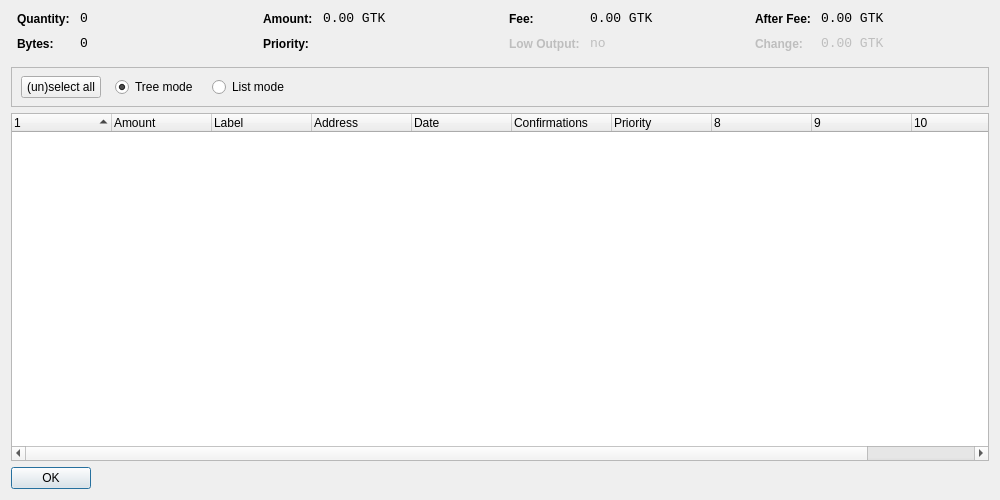
<?xml version="1.0" encoding="UTF-8"?>
<ui version="4.0">
 <class>CoinControlDialog</class>
 <widget class="QDialog" name="CoinControlDialog">
  <property name="geometry">
   <rect>
    <x>0</x>
    <y>0</y>
    <width>1000</width>
    <height>500</height>
   </rect>
  </property>
  <property name="windowTitle">
   <string>Coin Control</string>
  </property>
  <layout class="QVBoxLayout" name="verticalLayout">
   <item>
    <layout class="QHBoxLayout" name="horizontalLayoutTop" stretch="0,0,0,0">
     <property name="topMargin">
      <number>0</number>
     </property>
     <property name="bottomMargin">
      <number>10</number>
     </property>
     <item>
      <layout class="QFormLayout" name="formLayoutCoinControl1">
       <property name="horizontalSpacing">
        <number>10</number>
       </property>
       <property name="verticalSpacing">
        <number>10</number>
       </property>
       <property name="leftMargin">
        <number>6</number>
       </property>
       <property name="rightMargin">
        <number>6</number>
       </property>
       <item row="0" column="0">
        <widget class="QLabel" name="labelCoinControlQuantityText">
         <property name="styleSheet">
          <string notr="true">font-weight:bold;</string>
         </property>
         <property name="text">
          <string>Quantity:</string>
         </property>
        </widget>
       </item>
       <item row="0" column="1">
        <widget class="QLabel" name="labelCoinControlQuantity">
         <property name="font">
          <font>
           <family>Monospace</family>
           <pointsize>10</pointsize>
          </font>
         </property>
         <property name="cursor">
          <cursorShape>IBeamCursor</cursorShape>
         </property>
         <property name="contextMenuPolicy">
          <enum>Qt::ActionsContextMenu</enum>
         </property>
         <property name="text">
          <string notr="true">0</string>
         </property>
         <property name="textInteractionFlags">
          <set>Qt::LinksAccessibleByMouse|Qt::TextSelectableByKeyboard|Qt::TextSelectableByMouse</set>
         </property>
        </widget>
       </item>
       <item row="1" column="0">
        <widget class="QLabel" name="labelCoinControlBytesText">
         <property name="styleSheet">
          <string notr="true">font-weight:bold;</string>
         </property>
         <property name="text">
          <string>Bytes:</string>
         </property>
        </widget>
       </item>
       <item row="1" column="1">
        <widget class="QLabel" name="labelCoinControlBytes">
         <property name="font">
          <font>
           <family>Monospace</family>
           <pointsize>10</pointsize>
          </font>
         </property>
         <property name="cursor">
          <cursorShape>IBeamCursor</cursorShape>
         </property>
         <property name="contextMenuPolicy">
          <enum>Qt::ActionsContextMenu</enum>
         </property>
         <property name="text">
          <string notr="true">0</string>
         </property>
         <property name="textInteractionFlags">
          <set>Qt::LinksAccessibleByMouse|Qt::TextSelectableByKeyboard|Qt::TextSelectableByMouse</set>
         </property>
        </widget>
       </item>
      </layout>
     </item>
     <item>
      <layout class="QFormLayout" name="formLayoutCoinControl2">
       <property name="horizontalSpacing">
        <number>10</number>
       </property>
       <property name="verticalSpacing">
        <number>10</number>
       </property>
       <property name="leftMargin">
        <number>6</number>
       </property>
       <property name="rightMargin">
        <number>6</number>
       </property>
       <item row="0" column="0">
        <widget class="QLabel" name="labelCoinControlAmountText">
         <property name="styleSheet">
          <string notr="true">font-weight:bold;</string>
         </property>
         <property name="text">
          <string>Amount:</string>
         </property>
        </widget>
       </item>
       <item row="0" column="1">
        <widget class="QLabel" name="labelCoinControlAmount">
         <property name="font">
          <font>
           <family>Monospace</family>
           <pointsize>10</pointsize>
          </font>
         </property>
         <property name="cursor">
          <cursorShape>IBeamCursor</cursorShape>
         </property>
         <property name="contextMenuPolicy">
          <enum>Qt::ActionsContextMenu</enum>
         </property>
         <property name="text">
          <string notr="true">0.00 GTK</string>
         </property>
         <property name="textInteractionFlags">
          <set>Qt::LinksAccessibleByMouse|Qt::TextSelectableByKeyboard|Qt::TextSelectableByMouse</set>
         </property>
        </widget>
       </item>
       <item row="1" column="0">
        <widget class="QLabel" name="labelCoinControlPriorityText">
         <property name="styleSheet">
          <string notr="true">font-weight:bold;</string>
         </property>
         <property name="text">
          <string>Priority:</string>
         </property>
        </widget>
       </item>
       <item row="1" column="1">
        <widget class="QLabel" name="labelCoinControlPriority">
         <property name="font">
          <font>
           <family>Monospace</family>
           <pointsize>10</pointsize>
          </font>
         </property>
         <property name="cursor">
          <cursorShape>IBeamCursor</cursorShape>
         </property>
         <property name="contextMenuPolicy">
          <enum>Qt::ActionsContextMenu</enum>
         </property>
         <property name="text">
          <string/>
         </property>
         <property name="textInteractionFlags">
          <set>Qt::LinksAccessibleByMouse|Qt::TextSelectableByKeyboard|Qt::TextSelectableByMouse</set>
         </property>
        </widget>
       </item>
      </layout>
     </item>
     <item>
      <layout class="QFormLayout" name="formLayoutCoinControl3">
       <property name="horizontalSpacing">
        <number>10</number>
       </property>
       <property name="verticalSpacing">
        <number>10</number>
       </property>
       <property name="leftMargin">
        <number>6</number>
       </property>
       <property name="rightMargin">
        <number>6</number>
       </property>
       <item row="0" column="0">
        <widget class="QLabel" name="labelCoinControlFeeText">
         <property name="styleSheet">
          <string notr="true">font-weight:bold;</string>
         </property>
         <property name="text">
          <string>Fee:</string>
         </property>
        </widget>
       </item>
       <item row="0" column="1">
        <widget class="QLabel" name="labelCoinControlFee">
         <property name="font">
          <font>
           <family>Monospace</family>
           <pointsize>10</pointsize>
          </font>
         </property>
         <property name="cursor">
          <cursorShape>IBeamCursor</cursorShape>
         </property>
         <property name="contextMenuPolicy">
          <enum>Qt::ActionsContextMenu</enum>
         </property>
         <property name="text">
          <string notr="true">0.00 GTK</string>
         </property>
         <property name="textInteractionFlags">
          <set>Qt::LinksAccessibleByMouse|Qt::TextSelectableByKeyboard|Qt::TextSelectableByMouse</set>
         </property>
        </widget>
       </item>
       <item row="1" column="0">
        <widget class="QLabel" name="labelCoinControlLowOutputText">
         <property name="enabled">
          <bool>false</bool>
         </property>
         <property name="styleSheet">
          <string notr="true">font-weight:bold;</string>
         </property>
         <property name="text">
          <string>Low Output:</string>
         </property>
        </widget>
       </item>
       <item row="1" column="1">
        <widget class="QLabel" name="labelCoinControlLowOutput">
         <property name="enabled">
          <bool>false</bool>
         </property>
         <property name="font">
          <font>
           <family>Monospace</family>
           <pointsize>10</pointsize>
          </font>
         </property>
         <property name="cursor">
          <cursorShape>IBeamCursor</cursorShape>
         </property>
         <property name="contextMenuPolicy">
          <enum>Qt::ActionsContextMenu</enum>
         </property>
         <property name="text">
          <string notr="true">no</string>
         </property>
         <property name="textInteractionFlags">
          <set>Qt::LinksAccessibleByMouse|Qt::TextSelectableByKeyboard|Qt::TextSelectableByMouse</set>
         </property>
        </widget>
       </item>
      </layout>
     </item>
     <item>
      <layout class="QFormLayout" name="formLayoutCoinControl4">
       <property name="horizontalSpacing">
        <number>10</number>
       </property>
       <property name="verticalSpacing">
        <number>10</number>
       </property>
       <property name="leftMargin">
        <number>6</number>
       </property>
       <property name="rightMargin">
        <number>6</number>
       </property>
       <item row="0" column="0">
        <widget class="QLabel" name="labelCoinControlAfterFeeText">
         <property name="styleSheet">
          <string notr="true">font-weight:bold;</string>
         </property>
         <property name="text">
          <string>After Fee:</string>
         </property>
        </widget>
       </item>
       <item row="0" column="1">
        <widget class="QLabel" name="labelCoinControlAfterFee">
         <property name="font">
          <font>
           <family>Monospace</family>
           <pointsize>10</pointsize>
          </font>
         </property>
         <property name="cursor">
          <cursorShape>IBeamCursor</cursorShape>
         </property>
         <property name="contextMenuPolicy">
          <enum>Qt::ActionsContextMenu</enum>
         </property>
         <property name="text">
          <string notr="true">0.00 GTK</string>
         </property>
         <property name="textInteractionFlags">
          <set>Qt::LinksAccessibleByMouse|Qt::TextSelectableByKeyboard|Qt::TextSelectableByMouse</set>
         </property>
        </widget>
       </item>
       <item row="1" column="0">
        <widget class="QLabel" name="labelCoinControlChangeText">
         <property name="enabled">
          <bool>false</bool>
         </property>
         <property name="styleSheet">
          <string notr="true">font-weight:bold;</string>
         </property>
         <property name="text">
          <string>Change:</string>
         </property>
        </widget>
       </item>
       <item row="1" column="1">
        <widget class="QLabel" name="labelCoinControlChange">
         <property name="enabled">
          <bool>false</bool>
         </property>
         <property name="font">
          <font>
           <family>Monospace</family>
           <pointsize>10</pointsize>
          </font>
         </property>
         <property name="cursor">
          <cursorShape>IBeamCursor</cursorShape>
         </property>
         <property name="contextMenuPolicy">
          <enum>Qt::ActionsContextMenu</enum>
         </property>
         <property name="text">
          <string notr="true">0.00 GTK</string>
         </property>
         <property name="textInteractionFlags">
          <set>Qt::LinksAccessibleByMouse|Qt::TextSelectableByKeyboard|Qt::TextSelectableByMouse</set>
         </property>
        </widget>
       </item>
      </layout>
     </item>
    </layout>
   </item>
   <item>
    <widget class="QFrame" name="frame">
     <property name="minimumSize">
      <size>
       <width>0</width>
       <height>40</height>
      </size>
     </property>
     <property name="frameShape">
      <enum>QFrame::StyledPanel</enum>
     </property>
     <property name="frameShadow">
      <enum>QFrame::Sunken</enum>
     </property>
     <widget class="QWidget" name="horizontalLayoutWidget">
      <property name="geometry">
       <rect>
        <x>10</x>
        <y>0</y>
        <width>781</width>
        <height>41</height>
       </rect>
      </property>
      <layout class="QHBoxLayout" name="horizontalLayoutPanel" stretch="0,0,0,0,0">
       <property name="spacing">
        <number>14</number>
       </property>
       <item>
        <widget class="QPushButton" name="pushButtonSelectAll">
         <property name="sizePolicy">
          <sizepolicy hsizetype="Maximum" vsizetype="Fixed">
           <horstretch>0</horstretch>
           <verstretch>0</verstretch>
          </sizepolicy>
         </property>
         <property name="text">
          <string>(un)select all</string>
         </property>
        </widget>
       </item>
       <item>
        <widget class="QRadioButton" name="radioTreeMode">
         <property name="sizePolicy">
          <sizepolicy hsizetype="Maximum" vsizetype="Fixed">
           <horstretch>0</horstretch>
           <verstretch>0</verstretch>
          </sizepolicy>
         </property>
         <property name="text">
          <string>Tree mode</string>
         </property>
         <property name="checked">
          <bool>true</bool>
         </property>
        </widget>
       </item>
       <item>
        <widget class="QRadioButton" name="radioListMode">
         <property name="sizePolicy">
          <sizepolicy hsizetype="Maximum" vsizetype="Fixed">
           <horstretch>0</horstretch>
           <verstretch>0</verstretch>
          </sizepolicy>
         </property>
         <property name="text">
          <string>List mode</string>
         </property>
        </widget>
       </item>
       <item>
        <spacer name="horizontalSpacer">
         <property name="orientation">
          <enum>Qt::Horizontal</enum>
         </property>
         <property name="sizeHint" stdset="0">
          <size>
           <width>40</width>
           <height>20</height>
          </size>
         </property>
        </spacer>
       </item>
      </layout>
     </widget>
    </widget>
   </item>
   <item>
    <widget class="CoinControlTreeWidget" name="treeWidget">
     <property name="contextMenuPolicy">
      <enum>Qt::CustomContextMenu</enum>
     </property>
     <property name="sortingEnabled">
      <bool>false</bool>
     </property>
     <property name="columnCount">
      <number>11</number>
     </property>
     <attribute name="headerShowSortIndicator" stdset="0">
      <bool>true</bool>
     </attribute>
     <attribute name="headerStretchLastSection">
      <bool>false</bool>
     </attribute>
     <column>
      <property name="text">
       <string/>
      </property>
     </column>
     <column>
      <property name="text">
       <string>Amount</string>
      </property>
     </column>
     <column>
      <property name="text">
       <string>Label</string>
      </property>
     </column>
     <column>
      <property name="text">
       <string>Address</string>
      </property>
     </column>
     <column>
      <property name="text">
       <string>Date</string>
      </property>
     </column>
     <column>
      <property name="text">
       <string>Confirmations</string>
      </property>
      <property name="toolTip">
       <string>Confirmed</string>
      </property>
     </column>
     <column>
      <property name="text">
       <string>Priority</string>
      </property>
     </column>
     <column>
      <property name="text">
       <string/>
      </property>
     </column>
     <column>
      <property name="text">
       <string/>
      </property>
     </column>
     <column>
      <property name="text">
       <string/>
      </property>
     </column>
     <column>
      <property name="text">
       <string/>
      </property>
     </column>
    </widget>
   </item>
   <item>
    <widget class="QDialogButtonBox" name="buttonBox">
     <property name="sizePolicy">
      <sizepolicy hsizetype="Maximum" vsizetype="Fixed">
       <horstretch>0</horstretch>
       <verstretch>0</verstretch>
      </sizepolicy>
     </property>
     <property name="orientation">
      <enum>Qt::Horizontal</enum>
     </property>
     <property name="standardButtons">
      <set>QDialogButtonBox::Ok</set>
     </property>
    </widget>
   </item>
  </layout>
 </widget>
 <customwidgets>
  <customwidget>
   <class>CoinControlTreeWidget</class>
   <extends>QTreeWidget</extends>
   <header>coincontroltreewidget.h</header>
  </customwidget>
 </customwidgets>
 <resources/>
 <connections/>
</ui>
